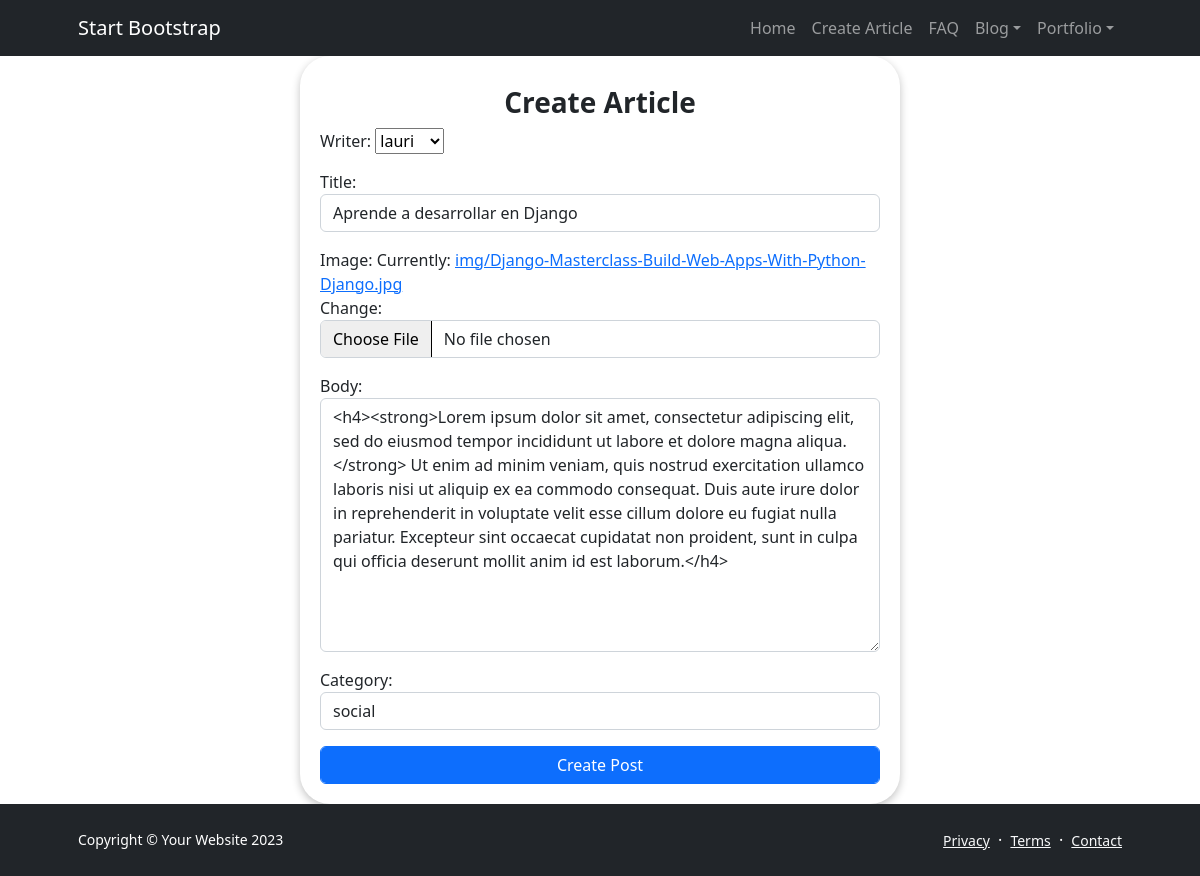
The page /update-post/aprende-a-desarrollar-en-django on the database its author committed.
### cmsapp/models.py (models this page shows, shortened)
class Post(models.Model):
    writer = models.ForeignKey(UserProfile, on_delete=models.SET_NULL, null=True, blank=True)
    title  = models.CharField(max_length=500)
    image = models.ImageField(upload_to='img', default= 'NULL')
    body = RichTextField()
    post_id = models.UUIDField(default=uuid.uuid4, primary_key=True, unique=True, editable=False)
    created = models.DateTimeField(auto_now_add=True)
    modified = models.DateTimeField(auto_now=True)
    slug = models.SlugField()
    category = models.ForeignKey('Category', on_delete=models.SET_NULL, blank=True, null=True)

class Category(models.Model):
    title = models.CharField(max_length=100)
    category_id = models.UUIDField(default=uuid.uuid4, primary_key=True, unique=True, editable=False)
    slug = models.SlugField()
    def __str__(self):
        return self.title

### cmsapp/views.py (the view)
# urls.py: path('update-post/<str:slug>', views.updatePost, name= 'update'),
def updatePost (request, slug):
    post = Post.objects.get(slug=slug)
    form = PostForm(instance=post)
    if request.method == 'POST':
        form = PostForm(request.POST, request.FILES, instance = post)
        if form.is_valid():
            form.save()
            messages.info(request, 'Blog modificado exitosamente')
            return redirect('detail', slug=post.slug)
    context = {'form': form}
    return render(request, 'cmsapp/create.html', context)

### cmsapp/forms.py
class PostForm(ModelForm):
    class Meta:
        model = Post
        exclude = ['slug']

### userprofile/models.py (called while the page is built)
    def __str__(self):
        return self.username

### cmsapp/templates/cmsapp/create.html (shortened to what this page needs)
{% extends 'base.html' %}
{% block content %}
<div class='container' id = 'container'>
     <h3><strong>Create Article</strong></h3>
    <form method='POST' enctype="multipart/form-data">
        {{form.as_p}}
        <input type="submit" class="btn btn-primary" value="Create Post">
    </form>
</div>
{% endblock %}

### templates/base.html (shortened to what this page needs)
<!DOCTYPE html>
{%load static%}
<html lang="en">
    <head>
        <link href="https://cdn.jsdelivr.net/npm/bootstrap-icons@1.5.0/font/bootstrap-icons.css" rel="stylesheet" />
        <link href="{% static 'css/styles.css' %}" rel="stylesheet" />
    </head>
    <body class="d-flex flex-column h-100">
        <main class="flex-shrink-0">
            <nav class="navbar navbar-expand-lg navbar-dark bg-dark">
                <div class="container px-5">
                    <a class="navbar-brand" href="{% url 'index' %}">Start Bootstrap</a>
                    <div class="collapse navbar-collapse" id="navbarSupportedContent">
                        <ul class="navbar-nav ms-auto mb-2 mb-lg-0">
                            <li class="nav-item"><a class="nav-link" href="index.html">Home</a></li>
                            <li class="nav-item"><a class="nav-link" href="{% url 'create' %}">Create Article</a></li>
                            <li class="nav-item"><a class="nav-link" href="faq.html">FAQ</a></li>
                            <li class="nav-item dropdown">
                                <a class="nav-link dropdown-toggle" id="navbarDropdownBlog" href="#" role="button" data-bs-toggle="dropdown" aria-expanded="false">Blog</a>
                            </li>
                            <li class="nav-item dropdown">
                                <a class="nav-link dropdown-toggle" id="navbarDropdownPortfolio" href="#" role="button" data-bs-toggle="dropdown" aria-expanded="false">Portfolio</a>
                            </li>
                        </ul>
                    </div>
                </div>
            </nav>
        {% block content %}
        {% endblock %}
        <footer class="bg-dark py-4 mt-auto">
            <div class="container px-5">
                <div class="row align-items-center justify-content-between flex-column flex-sm-row">
                    <div class="col-auto"><div class="small m-0 text-white">Copyright &copy; Your Website 2023</div></div>
                    <div class="col-auto">
                        <a class="link-light small" href="#!">Privacy</a>
                        <span class="text-white mx-1">&middot;</span>
                        <a class="link-light small" href="#!">Terms</a>
                        <span class="text-white mx-1">&middot;</span>
                        <a class="link-light small" href="#!">Contact</a>
                    </div>
                </div>
            </div>
        </footer>
    </body>
</html>

### cmsapp/templates/cmsapp/create.html (style rules this page uses)
#container { width: 50%; box-shadow: rgba(0,0,0,0.24) 0px 3px 8px; height: auto; padding: 30px 20px 20px 20px; border-radius: 30px; margin-bottom: 20x; }
#container h3 { text-align: center; }

### rows shown on the page
Post: writer "lauri", title "Aprende a desarrollar en Django", body "<h4><strong>Lorem ipsum dolor sit amet, consectetur adipiscing elit, sed do eiusmod tempor incididunt ut labore et dolore magna aliqua.</strong> Ut enim ad minim veniam, quis nostrud exercitation ullamco laboris nisi ut aliquip ex ea commodo consequat. Duis aute irure dolor in reprehenderit in voluptate velit esse cillum dolore eu fugiat nulla pariatur. Excepteur sint occaecat cupidatat non proident, sunt in culpa qui officia deserunt mollit anim id est laborum.</h4>"
Category: category "social"
